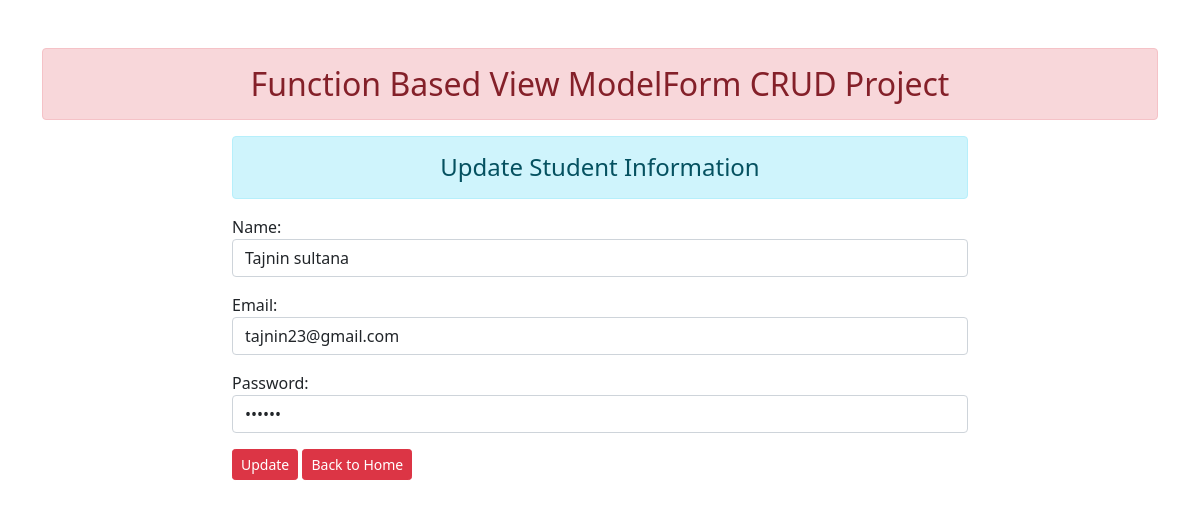
The page /update/10/ on the database as committed earlier.
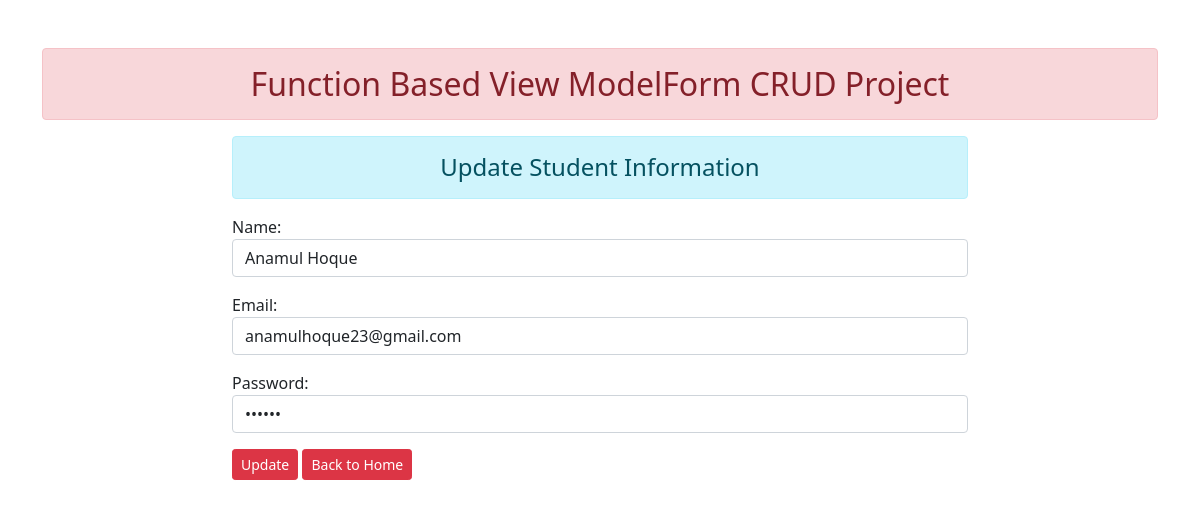
The same page on the database as committed later.
### app1/models.py (models this page shows)
class User(models.Model):
    name = models.CharField(max_length=80)
    email = models.EmailField(max_length=100)
    password = models.CharField(max_length=50)

### app1/views.py (the view)
# urls.py: path('update/<int:id>/', views.update_data, name="update_info"),
def update_data(request, id):
    if request.method == "POST":
        record = User.objects.get(pk=id)
        fm = StudentRegistration(request.POST, instance=record)
        if fm.is_valid():
            fm.save()
        messages.success(request=request, message="You Successfully Updated your Record")
        return HttpResponseRedirect('/')
    else:
        record = User.objects.get(pk=id)
        fm = StudentRegistration(instance=record)
    return render(request, "app1/update.html", context={'form':fm})

### app1/forms.py
class StudentRegistration(forms.ModelForm):
    class Meta:
        model = User
        fields = ['name', 'email', 'password']
        widgets = {
            'name' : forms.TextInput(attrs={'class':'form-control'}),
            'email' : forms.EmailInput(attrs={'class':'form-control'}),
            'password' : forms.PasswordInput(render_value=True,attrs={'class':'form-control'}),
        }

### app1/templates/app1/update.html
{% extends 'app1/base.html' %} {% block content %}
<div class="row">
  <div class="col-sm-8 offset-2">
    <h4 class="alert alert-info text-center">Update Student Information</h4>
    <form action="" method="post">
      {% csrf_token %} {{form.as_p}}
      <button type="submit" class="btn btn-danger btn-sm">Update</button>
      <a href="{% url 'home' %}" class="btn btn-danger btn-sm">Back to Home</a>
    </form>
  </div>
</div>
{% endblock content %}

Rows that differ between the two databases and show on the page:
changed User: name "Tajnin sultana" → "Anamul Hoque"; email "tajnin23@gmail.com" → "anamulhoque23@gmail.com"
